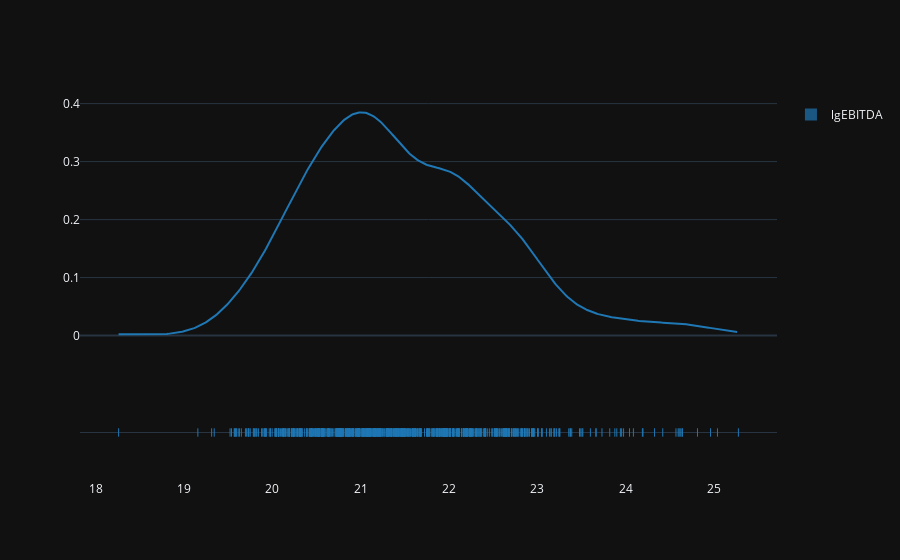

Here is the notebook cell this chart was saved with:
### Code cell
hist_data = [df_ana12to15['lgEBITDA'].to_numpy()]
group_labels = ['lgEBITDA'] # name of the dataset

fig5 = ff.create_distplot(hist_data, group_labels, bin_size=1000000000)
fig5.show()

### Figure 1 — Plotly figure (JSON) as saved in the notebook; plotly's stock layout.template omitted (floating-point values rounded to 4 significant figures; data arrays with more than 128 entries replaced by an {"elided": "..."} marker saying what was removed)
{"data": [{"autobinx": false, "histnorm": "probability density", "legendgroup": "lgEBITDA", "marker": {"color": "rgb(31, 119, 180)"}, "name": "lgEBITDA", "opacity": 0.7, "x": {"elided": "705 float values"}, "xaxis": "x", "xbins": {"end": 25.28, "size": 1000000000, "start": 18.26}, "yaxis": "y", "type": "histogram"}, {"legendgroup": "lgEBITDA", "marker": {"color": "rgb(31, 119, 180)"}, "mode": "lines", "name": "lgEBITDA", "showlegend": false, "x": {"elided": "500 float values"}, "xaxis": "x", "y": {"elided": "500 float values"}, "yaxis": "y", "type": "scatter"}, {"legendgroup": "lgEBITDA", "marker": {"color": "rgb(31, 119, 180)", "symbol": "line-ns-open"}, "mode": "markers", "name": "lgEBITDA", "showlegend": false, "x": {"elided": "705 float values"}, "xaxis": "x", "y": {"elided": "705 str values"}, "yaxis": "y2", "type": "scatter"}], "layout": {"barmode": "overlay", "hovermode": "closest", "legend": {"traceorder": "reversed"}, "xaxis": {"anchor": "y2", "domain": [0.0, 1.0], "zeroline": false}, "yaxis": {"anchor": "free", "domain": [0.35, 1], "position": 0.0}, "yaxis2": {"anchor": "x", "domain": [0, 0.25], "dtick": 1, "showticklabels": false}}}
